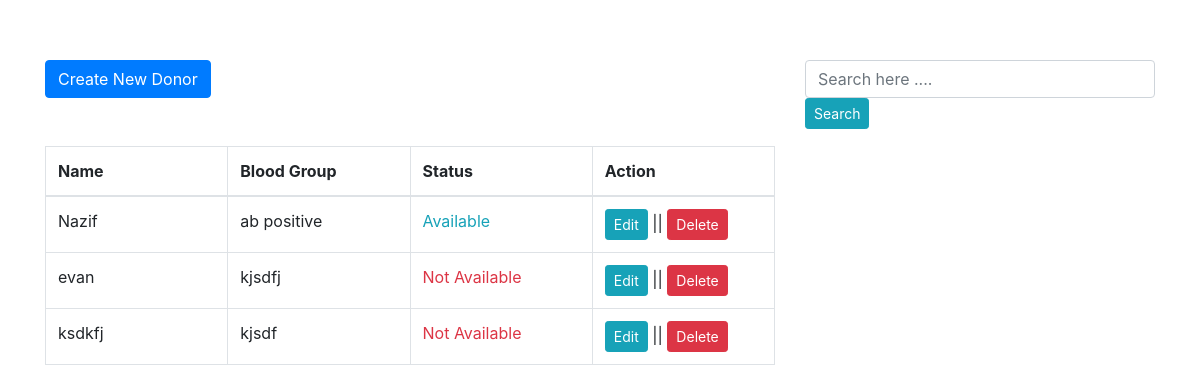
The page /user/ on the database as committed earlier.
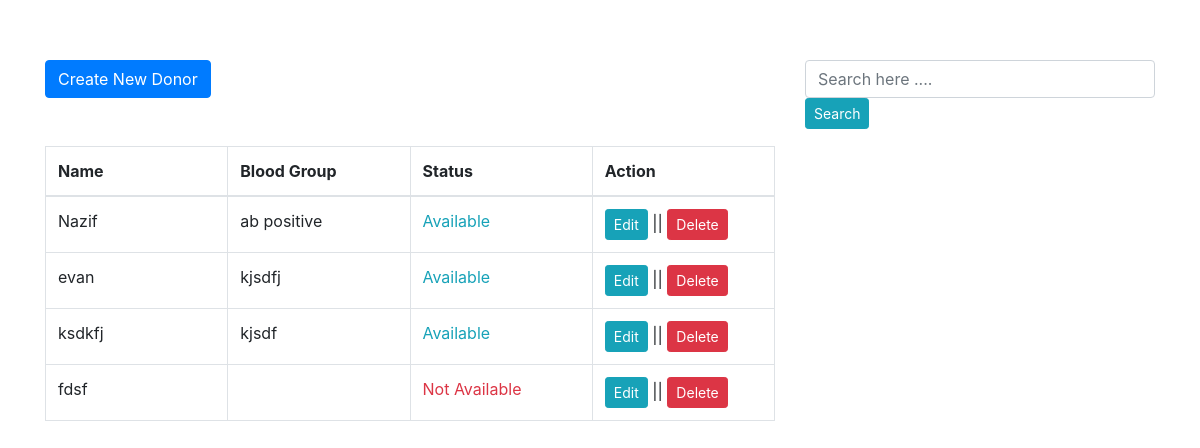
The same page on the database as committed later.
### user/models.py (models this page shows, shortened)
class User(models.Model):
    name = models.CharField(max_length=50)
    email = models.CharField(max_length=200,unique=True)
    password = models.CharField(max_length=100)
    location = models.CharField(max_length=150)
    blood_group = models.CharField(max_length=50)
    age = models.IntegerField()
    gender = models.IntegerField(default=0)
    status = models.BooleanField(default=False)
    helping_count = models.IntegerField(default=0)

### user/views.py (the view)
# urls.py: path('',UserListView.as_view(),name='list'),
class UserListView(generic.ListView):
    template_name = 'user/list_user.html'
    model = User

### user/templates/user/list_user.html
{% extends 'base.html' %}
{% block content %}
  <div class="row">
    <div class="col-md-8">
      <div class="row">
        <div class="col-md-4">
          <a href="{% url 'user:create' %}" class="btn btn-primary btn-md">Create New Donor</a>
        </div>
      </div><br><br>
      <div class="table-responsive" style="">
          <table class="table table-bordered">
            <thead>
              <th width="20%">Name</th>
              <th width="20%">Blood Group</th>
              <th width="20%">Status</th>
              <th width="20%">Action</th>
            </thead>
            <tbody>
              {% for obj in object_list %}
                <tr>
                  <td>{{obj.name}}</td>
                  <td>{{obj.blood_group}}</td>
                  <td>
                    {% if obj.status %}
                      <span class="text-info">Available</span>
                      {% else %}
                      <span class="text-danger">Not Available</span>
                    {% endif %}
                  </td>
                  <td>
                      <a href="{% url 'user:update' obj.id %}" class="btn btn-info btn-sm" >Edit</a> ||
                      <a href="{% url 'user:delete' obj.id %}" onclick="return( confirm('Are you sure') )" class="btn btn-danger btn-sm" >Delete</a>
                  </td>
                </tr>
              {% endfor %}
            </tbody>
          </table>
      </div>
    </div>
    <div class="col-md-4">
        <div class="form-group">
          <input class="form-control" type="text" name="" value="" placeholder="Search here .... ">
          <input type="submit" name="" value="Search" class="btn btn-sm btn-info">
        </div>
    </div>
  </div>
{% endblock %}

Rows that differ between the two databases and show on the page:
changed User "evan": status "Not Available" → "Available"
changed User "ksdkfj": status "Not Available" → "Available"
added User: name "fdsf", status "Not Available"
